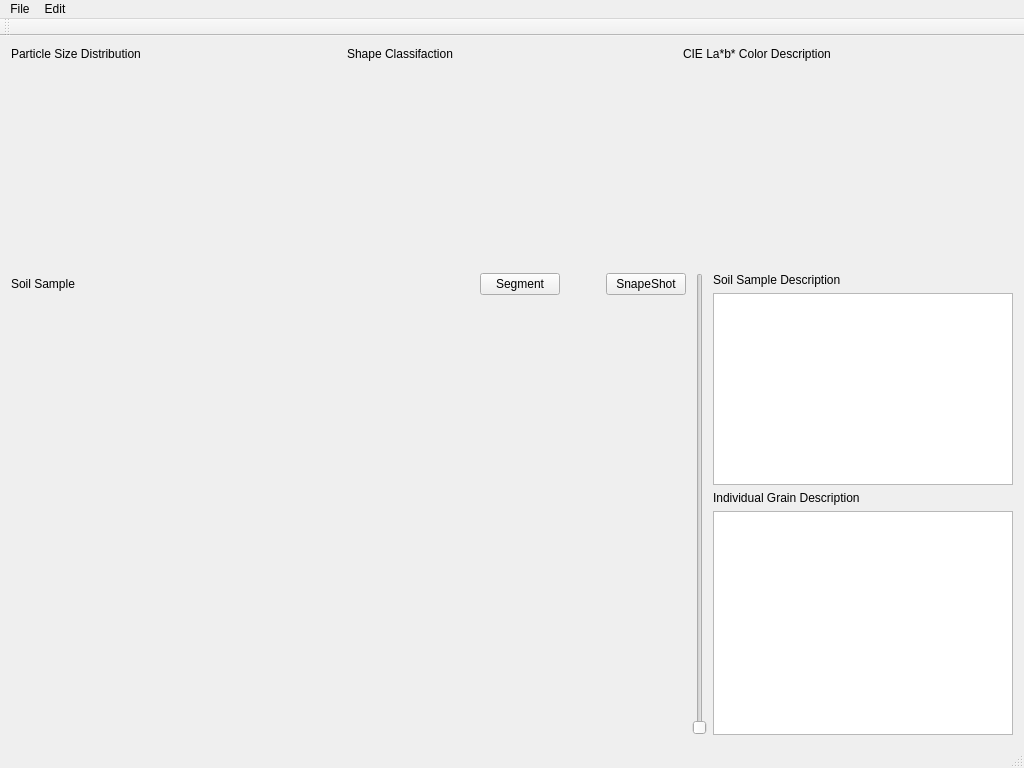
<?xml version="1.0" encoding="UTF-8"?>
<ui version="4.0">
 <class>VSAGUI</class>
 <widget class="QMainWindow" name="VSAGUI">
  <property name="geometry">
   <rect>
    <x>0</x>
    <y>0</y>
    <width>1024</width>
    <height>768</height>
   </rect>
  </property>
  <property name="minimumSize">
   <size>
    <width>1024</width>
    <height>768</height>
   </size>
  </property>
  <property name="windowTitle">
   <string>Vision Soil Analyzer</string>
  </property>
  <property name="windowIcon">
   <iconset>
    <normaloff>:/IHClogo/IHClogo.png</normaloff>:/IHClogo/IHClogo.png</iconset>
  </property>
  <widget class="QWidget" name="centralWidget">
   <layout class="QVBoxLayout" name="verticalLayout">
    <item>
     <layout class="QHBoxLayout" name="horizontalLayout">
      <item>
       <layout class="QVBoxLayout" name="verticalLayout_5">
        <item>
         <widget class="QLabel" name="label_psd_desc">
          <property name="text">
           <string>Particle Size Distribution</string>
          </property>
         </widget>
        </item>
        <item>
         <widget class="QCustomPlot" name="plot_psd" native="true">
          <property name="minimumSize">
           <size>
            <width>200</width>
            <height>200</height>
           </size>
          </property>
         </widget>
        </item>
       </layout>
      </item>
      <item>
       <layout class="QVBoxLayout" name="verticalLayout_4">
        <item>
         <widget class="QLabel" name="label_shape_desc">
          <property name="text">
           <string>Shape Classifaction</string>
          </property>
         </widget>
        </item>
        <item>
         <widget class="QCustomPlot" name="plot_shape" native="true">
          <property name="minimumSize">
           <size>
            <width>200</width>
            <height>200</height>
           </size>
          </property>
         </widget>
        </item>
       </layout>
      </item>
      <item>
       <layout class="QVBoxLayout" name="verticalLayout_3">
        <item>
         <widget class="QLabel" name="label_color_desc">
          <property name="text">
           <string>CIE La*b* Color Description</string>
          </property>
         </widget>
        </item>
        <item>
         <widget class="QCustomPlot" name="plot_lab" native="true">
          <property name="minimumSize">
           <size>
            <width>200</width>
            <height>200</height>
           </size>
          </property>
         </widget>
        </item>
       </layout>
      </item>
     </layout>
    </item>
    <item>
     <layout class="QVBoxLayout" name="verticalLayout_2">
      <item>
       <layout class="QHBoxLayout" name="horizontalLayout_2">
        <item>
         <layout class="QVBoxLayout" name="verticalLayout_7">
          <item>
           <layout class="QHBoxLayout" name="horizontalLayout_3">
            <item>
             <widget class="QLabel" name="label_sample">
              <property name="text">
               <string>Soil Sample</string>
              </property>
             </widget>
            </item>
            <item>
             <spacer name="horizontalSpacer_2">
              <property name="orientation">
               <enum>Qt::Horizontal</enum>
              </property>
              <property name="sizeHint" stdset="0">
               <size>
                <width>40</width>
                <height>20</height>
               </size>
              </property>
             </spacer>
            </item>
            <item>
             <widget class="QPushButton" name="SegmentButton">
              <property name="text">
               <string>Segment</string>
              </property>
             </widget>
            </item>
            <item>
             <spacer name="horizontalSpacer">
              <property name="orientation">
               <enum>Qt::Horizontal</enum>
              </property>
              <property name="sizeType">
               <enum>QSizePolicy::Minimum</enum>
              </property>
              <property name="sizeHint" stdset="0">
               <size>
                <width>40</width>
                <height>20</height>
               </size>
              </property>
             </spacer>
            </item>
            <item>
             <widget class="QPushButton" name="SnapshotButton">
              <property name="text">
               <string>SnapeShot</string>
              </property>
             </widget>
            </item>
           </layout>
          </item>
          <item>
           <widget class="QLabel" name="MainImg">
            <property name="minimumSize">
             <size>
              <width>640</width>
              <height>480</height>
             </size>
            </property>
            <property name="baseSize">
             <size>
              <width>640</width>
              <height>480</height>
             </size>
            </property>
            <property name="text">
             <string/>
            </property>
           </widget>
          </item>
         </layout>
        </item>
        <item>
         <widget class="QSlider" name="verticalSlider">
          <property name="orientation">
           <enum>Qt::Vertical</enum>
          </property>
         </widget>
        </item>
        <item>
         <layout class="QVBoxLayout" name="verticalLayout_6">
          <item>
           <widget class="QLabel" name="label_soil_desc">
            <property name="text">
             <string>Soil Sample Description</string>
            </property>
           </widget>
          </item>
          <item>
           <widget class="QTableView" name="tableView_sample">
            <property name="sizePolicy">
             <sizepolicy hsizetype="Minimum" vsizetype="Minimum">
              <horstretch>0</horstretch>
              <verstretch>0</verstretch>
             </sizepolicy>
            </property>
            <property name="minimumSize">
             <size>
              <width>300</width>
              <height>150</height>
             </size>
            </property>
           </widget>
          </item>
          <item>
           <widget class="QLabel" name="label_grain_desc">
            <property name="text">
             <string>Individual Grain Description</string>
            </property>
           </widget>
          </item>
          <item>
           <widget class="QTableView" name="tableView_grain">
            <property name="sizePolicy">
             <sizepolicy hsizetype="Minimum" vsizetype="Expanding">
              <horstretch>0</horstretch>
              <verstretch>0</verstretch>
             </sizepolicy>
            </property>
            <property name="minimumSize">
             <size>
              <width>300</width>
              <height>150</height>
             </size>
            </property>
           </widget>
          </item>
         </layout>
        </item>
       </layout>
      </item>
     </layout>
    </item>
   </layout>
  </widget>
  <widget class="QMenuBar" name="menuBar">
   <property name="geometry">
    <rect>
     <x>0</x>
     <y>0</y>
     <width>1024</width>
     <height>27</height>
    </rect>
   </property>
   <widget class="QMenu" name="menuFile">
    <property name="title">
     <string>File</string>
    </property>
    <addaction name="actionNew"/>
    <addaction name="actionLoad"/>
    <addaction name="actionSave"/>
    <addaction name="separator"/>
    <addaction name="actionExit"/>
   </widget>
   <widget class="QMenu" name="menuAbout">
    <property name="title">
     <string>Edit</string>
    </property>
    <addaction name="actionSegmentation"/>
    <addaction name="actionMicroscope"/>
   </widget>
   <addaction name="menuFile"/>
   <addaction name="menuAbout"/>
  </widget>
  <widget class="QToolBar" name="mainToolBar">
   <attribute name="toolBarArea">
    <enum>TopToolBarArea</enum>
   </attribute>
   <attribute name="toolBarBreak">
    <bool>false</bool>
   </attribute>
  </widget>
  <widget class="QStatusBar" name="statusBar"/>
  <action name="actionNew">
   <property name="text">
    <string>New</string>
   </property>
  </action>
  <action name="actionLoad">
   <property name="text">
    <string>Load</string>
   </property>
  </action>
  <action name="actionSave">
   <property name="text">
    <string>Save</string>
   </property>
  </action>
  <action name="actionExit">
   <property name="checkable">
    <bool>false</bool>
   </property>
   <property name="text">
    <string>Exit</string>
   </property>
  </action>
  <action name="actionSegmentation">
   <property name="text">
    <string>Segmentation</string>
   </property>
  </action>
  <action name="actionMicroscope">
   <property name="text">
    <string>Microscope</string>
   </property>
  </action>
 </widget>
 <layoutdefault spacing="6" margin="11"/>
 <customwidgets>
  <customwidget>
   <class>QCustomPlot</class>
   <extends>QWidget</extends>
   <header>qcustomplot.h</header>
   <container>1</container>
  </customwidget>
 </customwidgets>
 <resources/>
 <connections>
  <connection>
   <sender>actionExit</sender>
   <signal>triggered()</signal>
   <receiver>VSAGUI</receiver>
   <slot>close()</slot>
   <hints>
    <hint type="sourcelabel">
     <x>-1</x>
     <y>-1</y>
    </hint>
    <hint type="destinationlabel">
     <x>199</x>
     <y>149</y>
    </hint>
   </hints>
  </connection>
 </connections>
</ui>
